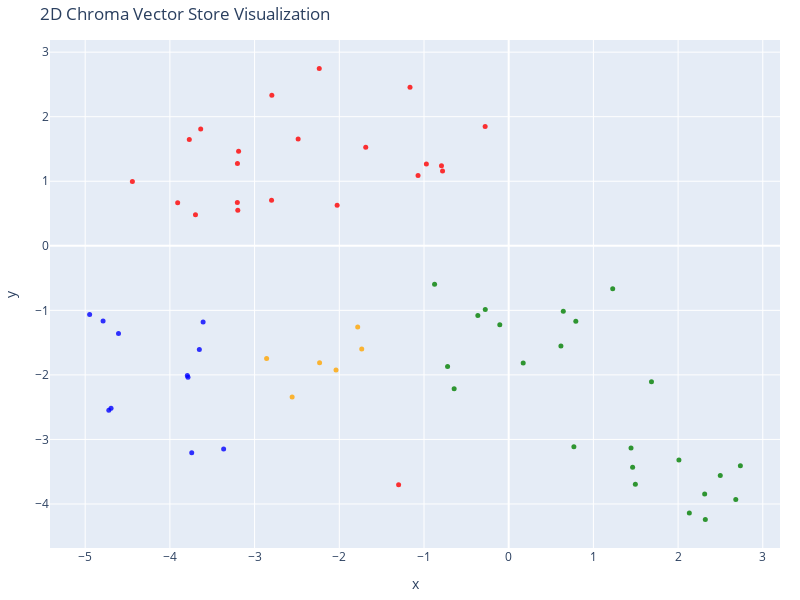

Notebook code cell kept with this figure:
### Markdown cell above
#### **Creating the 2D Scatter Plot**

### Code cell
fig = go.Figure(data=[go.Scatter(
    x=reduced_vectors[:, 0],
    y=reduced_vectors[:, 1],
    mode='markers',
    marker=dict(size=5, color=colors, opacity=0.8),
    text=[f"Type: {t}<br>Text: {d[:100]}..." for t, d in zip(doc_types, documents)],
    hoverinfo='text'
)])
fig.update_layout(
    title='2D Chroma Vector Store Visualization',
    xaxis_title='x',
    yaxis_title='y',
    width=800,
    height=600,
    margin=dict(r=20, b=10, l=10, t=40)
)
fig.show()

### Figure 1 — Plotly figure (JSON) as saved in the notebook; plotly's stock layout.template omitted (floating-point values rounded to 4 significant figures)
{"data": [{"hoverinfo": "text", "marker": {"color": ["red", "red", "red", "red", "red", "red", "red", "red", "red", "red", "red", "red", "red", "red", "red", "red", "red", "red", "red", "red", "red", "red", "green", "green", "green", "green", "green", "green", "green", "green", "green", "green", "green", "green", "green", "green", "green", "green", "green", "green", "green", "green", "green", "green", "green", "blue", "blue", "blue", "blue", "blue", "blue", "blue", "blue", "blue", "blue", "blue", "orange", "orange", "orange", "orange", "orange", "orange"], "opacity": 0.8, "size": 5}, "mode": "markers", "text": ["Type: contracts<br>Text: # Contract with Sunville Hospitality Group for Resort Solar Power Solution  \n\n## Terms  \n\n1. **Parti...", "Type: contracts<br>Text: 2. **Early Renewal Discount**: If Sunville renews at least 6 months before expiration, they receive ...", "Type: contracts<br>Text: # Contract with Elite Residences for Solar Home Energy Solutions  \n\n## Terms  \n\n1. **Parties Involve...", "Type: contracts<br>Text: ## Features  \n\n1. **Solar-Powered Homes**: Clean energy solutions to reduce reliance on the grid.  \n...", "Type: contracts<br>Text: # Contract with SunCity Municipality for Public Solar Street Lighting  \n\n## Terms  \n\n1. **Parties In...", "Type: contracts<br>Text: 3. **Real-Time Monitoring**: Centralized control for streetlight management.  \n\n## Support  \n\n1. **R...", "Type: contracts<br>Text: # Contract with AgroSolar Farms for Solar Irrigation System  \n\n## Terms  \n\n1. **Parties Involved**: ...", "Type: contracts<br>Text: ## Features  \n\n1. **Solar-Powered Water Pumps**: Reliable water supply for irrigation.  \n\n2. **Remot...", "Type: contracts<br>Text: # Contract with BrightFuture Hospitals for Solar Backup Power System  \n\n## Terms  \n\n1. **Parties Inv...", "Type: contracts<br>Text: ## Features  \n\n1. **Reliable Backup Power**: Solar energy storage ensures uninterrupted power supply...", "Type: contracts<br>Text: # Contract with GreenMart Supermarkets for Commercial Solar Energy Solution  \n\n## Terms  \n\n1. **Part...", "Type: contracts<br>Text: 2. **Early Renewal Discounts**: GreenMart receives a **5% discount** if renewing at least 90 days be...", "Type: contracts<br>Text: # Contract with GreenWave Industries for Off-Grid Solar Solutions  \n\n## Terms  \n\n1. **Parties Involv...", "Type: contracts<br>Text: ## Features  \n\n1. **Microgrid Setup**: Independent power system to support off-grid operations.  \n\n2...", "Type: contracts<br>Text: # Contract with NovaTech Industries for Industrial Solar Power System  \n\n## Terms  \n\n1. **Parties In...", "Type: contracts<br>Text: 2. **Technology Upgrade Clause**: NovaTech can opt for **system upgrades** upon renewal.  \n\n## Featu...", "Type: contracts<br>Text: # Contract with Apex Renewable Solutions for Solar Energy Deployment  \n\n## Terms  \n\n1. **Parties Inv...", "Type: contracts<br>Text: ## Renewal  \n\n1. **Automatic Renewal**: The Agreement renews annually unless either party provides a...", "Type: contracts<br>Text: 2. **Training**: Hands-on training for Client's technical team on solar system management.  \n\n---\n\n*...", "Type: contracts<br>Text: # Contract with MetroRail Corporation for Solar-Powered Rail Infrastructure  \n\n## Terms  \n\n1. **Part...", "Type: contracts<br>Text: 2. **Energy Output Guarantees**: If output falls below **90% efficiency**, MetroRail may request con...", "Type: contracts<br>Text: ---\n\n**Palaozon Global**  \n_____________________________  \nAuthorized Signature  \nDate: ____________...", "Type: employees<br>Text: # David Oluwole  \n\n## Summary  \n- **Date of Birth**: November 22, 1985  \n- **Job Title**: Chief Tech...", "Type: employees<br>Text: - **2011 - 2015**: Electrical Engineer at PowerBright Energy  \n  Focused on solar grid integrations ...", "Type: employees<br>Text: ## Other HR Notes  \n- **Research & Development**: Led the creation of AI-powered solar monitoring.  ...", "Type: employees<br>Text: # Chinwe Uche  \n\n## Summary  \n- **Date of Birth**: May 27, 1988  \n- **Job Title**: Chief Financial O...", "Type: employees<br>Text: - **2012 - 2016**: Financial Consultant at GreenEnergy Solutions  \n  Assisted solar startups in secu...", "Type: employees<br>Text: ## Compensation History  \n- **2020**: $85,000 base salary  \n- **2021**: $90,000 base salary + perfor...", "Type: employees<br>Text: # Tunde Alabi  \n\n## Summary  \n- **Date of Birth**: September 12, 1991  \n- **Job Title**: Head of Sal...", "Type: employees<br>Text: ## Compensation History  \n- **2021**: $70,000 base salary + commission  \n- **2022**: $80,000 base sa...", "Type: employees<br>Text: # Chukwuemeka James\n\n## Summary  \n- **Date of Birth**: April 10, 1980  \n- **Job Title**: Co-Founder ...", "Type: employees<br>Text: - **2010 - 2014**: Senior Engineer at EnergyWise Consulting  \n  Chukwuemeka worked as a renewable en...", "Type: employees<br>Text: ## Compensation History  \n- **2018**: $120,000 base salary + equity stake  \n- **2019**: $135,000 bas...", "Type: employees<br>Text: # Aisha Musa\n\n## Summary  \n- **Date of Birth**: August 12, 1990  \n- **Job Title**: Head of Sales  \n-...", "Type: employees<br>Text: ## Compensation History  \n- **2021**: $70,000 base salary  \n- **2022**: $80,000 base salary + commis...", "Type: employees<br>Text: # Emmanuel Eze  \n\n## Summary  \n- **Date of Birth**: May 5, 1988  \n- **Job Title**: Marketing Directo...", "Type: employees<br>Text: ## Compensation History  \n- **2020**: $75,000 base salary  \n- **2021**: $78,000 base salary + campai...", "Type: employees<br>Text: # Jessica Nnamdi  \n\n## Summary  \n- **Date of Birth**: July 18, 1992  \n- **Job Title**: Human Resourc...", "Type: employees<br>Text: ## Compensation History  \n- **2021**: $75,000 base salary  \n- **2022**: $80,000 base salary + retent...", "Type: employees<br>Text: # Fatima Adelabu\n\n## Summary  \n- **Date of Birth**: June 22, 1987  \n- **Job Title**: Chief Operating...", "Type: employees<br>Text: ## Compensation History  \n- **2020**: $90,000 base salary  \n- **2021**: $100,000 base salary + opera...", "Type: employees<br>Text: # Kelvin Adeyemi  \n\n## Summary  \n- **Date of Birth**: April 3, 1990  \n- **Job Title**: Lead Electric...", "Type: employees<br>Text: ## Compensation History  \n- **2020**: $70,000 base salary  \n- **2021**: $75,000 base salary + perfor...", "Type: employees<br>Text: # Michael Okoro\n\n## Summary  \n- **Date of Birth**: September 5, 1985  \n- **Job Title**: Chief Techno...", "Type: employees<br>Text: ## Compensation History  \n- **2019**: $95,000 base salary  \n- **2020**: $110,000 base salary + resea...", "Type: products<br>Text: # Palaozon Global Batteries\n\n## Overview  \nOur **solar batteries** provide reliable energy storage s...", "Type: products<br>Text: ### 3️⃣ **Gel Batteries**  \n- Maintenance-free and highly durable.  \n- Suitable for extreme weather ...", "Type: products<br>Text: # Palaozon Global Battery Racks\n\n## Overview  \nPalaozon Global provides **high-quality battery racks...", "Type: products<br>Text: # Palaozon Global Solar Wires\n\n## Overview  \nSolar wires are essential for efficient power transmiss...", "Type: products<br>Text: With **Palaozon Global Solar Wires**, your solar system is powered **safely and efficiently**....", "Type: products<br>Text: # Palaozon Global Inverters\n\n## Overview  \nAt Palaozon Global, we offer high-performance solar inver...", "Type: products<br>Text: ### 3️⃣ **Microinverters**  \n- Individual panel optimization for increased efficiency.  \n- Enhances ...", "Type: products<br>Text: # Palaozon Global Charge Controllers\n\n## Overview  \nCharge controllers regulate the voltage and curr...", "Type: products<br>Text: ## Key Features  \n✅ Intelligent charging algorithms for optimized battery life  \n✅ LCD screen for re...", "Type: products<br>Text: # Palaozon Global Solar Panels\n\n## Overview  \nOur **high-efficiency solar panels** convert sunlight ...", "Type: products<br>Text: ### 3️⃣ **Bifacial Solar Panels**  \n- Captures sunlight from both front and rear sides.  \n- Increase...", "Type: company<br>Text: # About Palaozon Global\n\nPalaozon Global is a leading provider of sustainable solar energy solutions...", "Type: company<br>Text: Palaozon Global is shaping the future of energy—one solar panel at a time....", "Type: company<br>Text: # Palaozon Global - Company Overview\n\n## Who We Are  \nPalaozon Global is a premier solar energy solu...", "Type: company<br>Text: ## Our Impact  \n- **Over 10,000 installations** across residential, commercial, and industrial secto...", "Type: company<br>Text: # Careers at Palaozon Global\n\nAt Palaozon Global, we are not just providing solar solutions—we are b...", "Type: company<br>Text: ## Career Opportunities  \nWe are always looking for passionate individuals to join our team in the f..."], "type": "scatter", "x": [-3.771, -3.636, -3.698, -0.9721, -4.443, -0.278, -3.198, -0.781, -3.908, -1.07, -2.8, -2.025, -3.204, -0.7936, -2.486, -1.688, -3.202, -3.189, -1.165, -2.796, -2.237, -1.3, -0.1051, 0.7696, -0.8751, 0.1712, 1.444, 1.463, 0.6446, 2.321, -0.644, -0.7217, 2.01, 0.7925, 2.133, 1.228, 2.314, 1.686, 2.681, 0.6165, 2.498, -0.2765, 1.495, -0.3643, 2.735, -4.789, -4.948, -4.607, -3.742, -3.366, -3.794, -3.787, -3.652, -3.608, -4.721, -4.695, -2.233, -2.557, -2.858, -2.039, -1.735, -1.783], "y": [1.648, 1.809, 0.4805, 1.268, 0.9962, 1.848, 0.5523, 1.16, 0.6658, 1.091, 0.7053, 0.6271, 0.6711, 1.239, 1.656, 1.528, 1.276, 1.463, 2.457, 2.334, 2.747, -3.703, -1.223, -3.113, -0.5953, -1.815, -3.132, -3.431, -1.014, -4.24, -2.216, -1.869, -3.32, -1.171, -4.141, -0.6641, -3.845, -2.107, -3.929, -1.553, -3.558, -0.9852, -3.695, -1.079, -3.407, -1.165, -1.065, -1.358, -3.208, -3.149, -2.009, -2.038, -1.607, -1.179, -2.547, -2.518, -1.813, -2.343, -1.745, -1.924, -1.597, -1.258]}], "layout": {"height": 600, "margin": {"b": 10, "l": 10, "r": 20, "t": 40}, "title": {"text": "2D Chroma Vector Store Visualization"}, "width": 800, "xaxis": {"title": {"text": "x"}}, "yaxis": {"title": {"text": "y"}}}}
